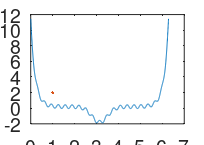
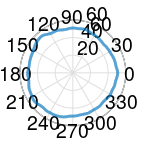

MATLAB code to generate these figures, in order:
#!/usr/bin/env octave

g = figure;
set (g,'papertype', '<custom>')
set (g,'paperorientation', 'landscape')
set (g,'paperunits','centimeters')
set (g,'papersize',[5.2 3.7])
set (g,'paperposition', [0,0,[5.2 3.7]])
set (g,'defaultaxesposition', [0.15, 0.15, 0.75, 0.75])
set (g,'defaultaxesfontsize', 14)

n = 2000;
x = linspace(0,2*pi,n);
r = 11*(exp(-x*5) + exp(5*(-2*pi + x))) + 0.25*cos(x*20) + 0.2;

xo = x - pi;
r = r - 2*exp(-xo.*xo*4);

plot(x,r,'-',linewidth=2.0);
print('../doc/img/art-ac.eps','-deps')

f = abs(fft(r));
p = 2*pi*rand(1,n);
f = f .* exp(i*p);
d = real(ifft(f));

%plot(x(1:100),f(1:100));
%pause();

h = figure;
set (h,'papertype', '<custom>')
set (h,'paperunits','centimeters')
set (h,'papersize',[3.7 3.7])
set (h,'paperposition', [0,0,[3.7 3.7]])
set (h,'defaultaxesposition', [0.1, 0.1, 0.8, 0.8])
set (h,'defaultaxesfontsize', 14)

h2=polar(x,d+50);
set (h2,"linewidth",2.0);

print('../doc/img/test01.eps','-deps')
